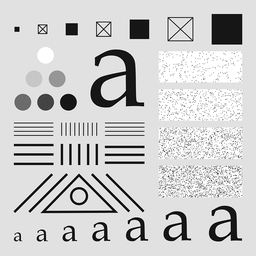
#> input picture homework6/testpattern1024.tif, 256 x 256 px, shrunk from 1024 x 1024 before the run
$ python homework6.py   (older library calls are emulated)
#> lines starting #> are read from the running program, lines starting #| are printed output that depends on the picture
#> in main, img is the input picture: shape (256, 256, 3); min 0, max 255, mean 204.1
# -*- coding: utf-8 -*-
"""
Created on Sun Aug 28 14:12:20 2022

@author: sefun
"""
import math
import cv2
import matplotlib.pyplot as plt
import os
import numpy as np

class Frequency_Filters():
    def __init__(self, img , mode=None, method="g",d0 = 10, n = 10, normalize = True):
        self.img = img
        self.set_image(self.img,normalize)
        self.mode = mode
        self.method = method
        #create filter
        if self.mode=="lowpass":
            self.d0 = d0
            self.n = n
            self.filter = self.create_filter(self.lowpass)
        else:
            print("Filter generator requires function by calling self.create_filter(filter) where filter = FOO_func(u,v)")
            return
        #convert image to frequency domain
        self.img_freq = np.fft.fftshift(np.fft.fft2(self.img))
        #apply filter
        img_res_freq = self.img_freq*self.filter
        #convert result top spoactial domain and update image
        img_res = np.abs(np.fft.ifft2(np.fft.ifftshift(img_res_freq)))
        self.set_norm_image(img_res)

    def set_norm_image(self,img):
        img_norm = self.empty_image()
        img_norm = cv2.normalize(img,  img_norm, 0, 1, cv2.NORM_MINMAX, dtype=cv2.CV_32F)
        self.img = np.array(img_norm, dtype = np.float32)

    def set_image(self,img, normalize = True):
#> called with normalize = True
        self.img = np.array(img, dtype = np.float32)
        if normalize:
            self.set_norm_image(self.img)

    def get_image(self):
        return self.img

    def empty_image(self):
        return np.zeros(self.img.shape).astype(np.float32)

    #traverse image and apply transform
    def create_filter(self, filter_func):
        new_filter = self.empty_image()
        for u in range(self.img.shape[0]): #image traversal
            for v in range(self.img.shape[1]):
                #set intensity
                new_filter[u,v] = np.float32(filter_func(u,v))
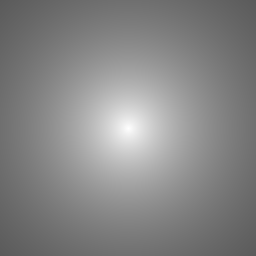
#> new_filter: shape (256, 256, 3) float32; min 0.356, max 1, mean 0.525
        return new_filter

    # transform function
    def lowpass(self,u,v):
        D = np.sqrt((u-self.img.shape[0]/2)**2 + (v-self.img.shape[1]/2)**2)
        intensity = 1
        if self.method == "g":
            intensity = np.exp(-D**2/(2*self.d0*self.d0))
        elif self.method == "bw":
            intensity = 1 / (1 + (D/self.d0)**self.n)
        return intensity


def main():
    path = "testpattern1024.tif"
    img = cv2.imread(path)
    # [11 lines of commented-out code are left out]
    ff = Frequency_Filters( img=img , mode="lowpass", method="bw",d0 = 100, n = 1)
#> in __init__, `img_res = np.abs(np.fft.ifft2(np.fft.ifftshift(img_res_freq)))`:
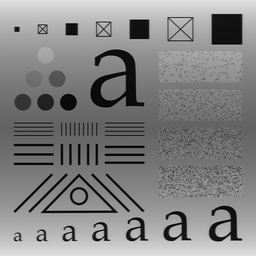
#> img_res: shape (256, 256, 3) float64; min 2.31e-07, max 0.882, mean 0.515
#> in set_norm_image (call 2), `img_norm = cv2.normalize(img,  img_norm, 0, 1, cv2.NORM_MINMAX, dtype=..`:
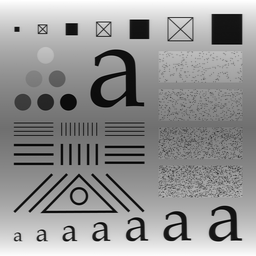
#> img_norm: shape (256, 256, 3) float32; min -8.86e-15, max 1, mean 0.583; drawn with min black and max white
    cv2.imshow("Butterworth Lowpass Filtered Image", ff.get_image())
    cv2.waitKey(0)
    cv2.destroyAllWindows()

    # [7 lines of commented-out code are left out]


if __name__ == "__main__":
    main()
